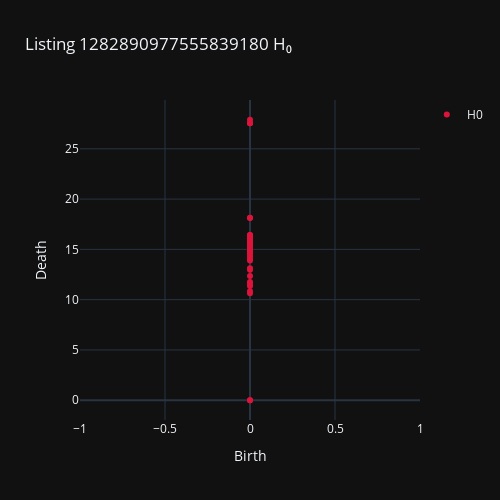

Notebook code for this chart:
### Code cell
listing_diagrams = compute_listing_persistence(df_ts_interp, dates, window_size=14, delay=1)
global_diagrams  = compute_global_persistence(df_ts_interp, dates)

# 2) plot example (in Dash you’d wrap these in dcc.Graph(..., figure=...))
#    a) first listing H0 & H1
first_id, (d0, d1, d2) = next(iter(listing_diagrams.items()))
plot_diagram_plotly(d0, 0, f"Listing {first_id} H₀")

### Figure 1 — Plotly figure (JSON) as saved in the notebook; plotly's stock layout.template omitted (floating-point values rounded to 4 significant figures)
{"data": [{"marker": {"color": "crimson", "size": 6}, "mode": "markers", "name": "H0", "type": "scatter", "x": [0.0, 0.0, 0.0, 0.0, 0.0, 0.0, 0.0, 0.0, 0.0, 0.0, 0.0, 0.0, 0.0, 0.0, 0.0, 0.0, 0.0, 0.0, 0.0, 0.0, 0.0, 0.0, 0.0, 0.0, 0.0, 0.0, 0.0, 0.0, 0.0, 0.0, 0.0, 0.0, 0.0, 0.0, 0.0, 0.0, 0.0, 0.0], "y": [7.629e-06, 7.629e-06, 10.63, 10.83, 11.36, 11.53, 11.75, 12.36, 12.97, 13.14, 13.88, 14.08, 14.31, 14.54, 14.73, 14.82, 14.86, 15.02, 15.18, 15.42, 15.42, 15.64, 15.71, 15.71, 15.82, 15.93, 16.02, 16.14, 16.27, 16.28, 16.44, 16.44, 18.12, 18.14, 27.55, 27.55, 27.89, Infinity]}, {"line": {"color": "white", "dash": "dash"}, "mode": "lines", "showlegend": false, "type": "scatter", "x": [0, null], "y": [0, null]}], "layout": {"height": 500, "title": {"text": "Listing 1282890977555839180 H₀"}, "width": 500, "xaxis": {"range": [0, null], "title": {"text": "Birth"}}, "yaxis": {"range": [0, null], "title": {"text": "Death"}}}}
